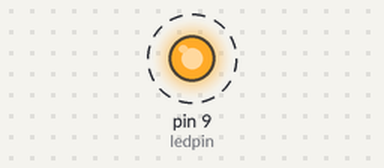
A sketch run on a simulated Arduino Uno, built with avr-gcc and run on an emulated ATmega328P. On the bench: output pins drawn as LEDs (lit = HIGH). Dashed ring = blinking.

Above: at 0.3 s.
Timing chart, 0 to 3.5 s (numbered marks = the images above):
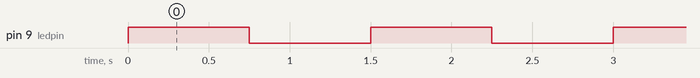

Measured:
- by itself, pin 9 (ledpin): alternates HIGH for 0.75 s and LOW for 0.75 s, 18 changes in all, then stays LOW

The sketch:

exercise6.ino
```cpp
int ledpin=9;
boolean endd=true;
int i=0;
void setup() {
  // put your setup code here, to run once:
  pinMode(ledpin,OUTPUT);

}

void loop() {
  // put your main code here, to run repeatedly:
  while(endd==true){
    digitalWrite(ledpin, HIGH);
    delay(750);
    digitalWrite(ledpin, LOW);
    delay(750);
    i++;
    if(i==9){
      endd=false;
      }


    }


}
```
